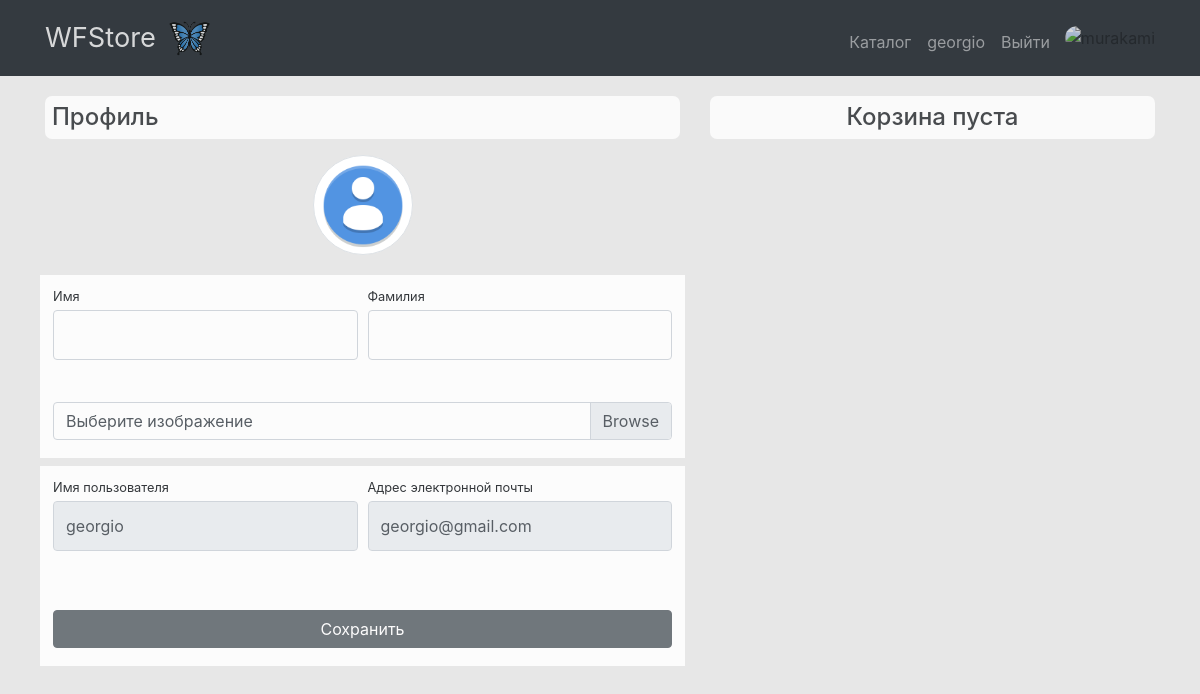
Page /users/profile/ (signed in) on the earlier database version.
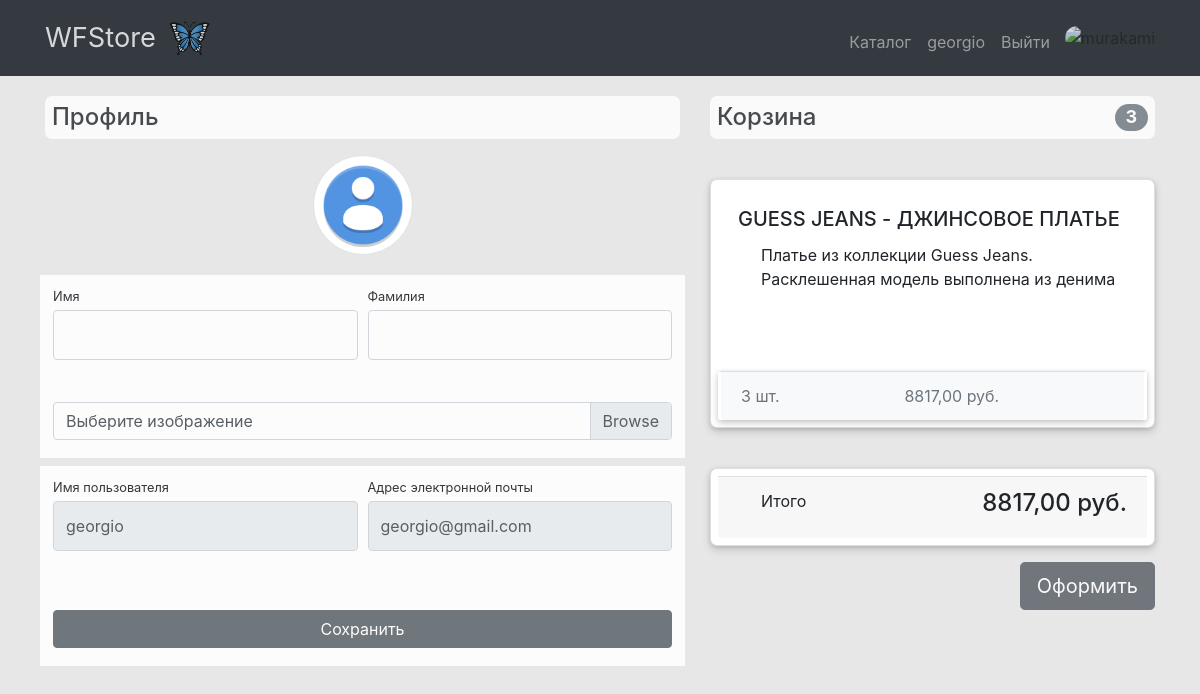
Same page on the later database version.
### products/models.py (models this page shows, shortened)
class Basket(models.Model):
    user = models.ForeignKey(User, on_delete=models.CASCADE, verbose_name="Покупатель")
    product = models.ForeignKey('Product', on_delete=models.CASCADE, verbose_name="Товар")
    quantity = models.PositiveIntegerField(default=0, verbose_name="Количество товара")
    create_database = models.DateTimeField(auto_now_add=True)
    def sum(self):
        return self.quantity * self.product.price
    class Meta:
        verbose_name = 'товар в корзину'
        verbose_name_plural = 'Корзина'

class Product(models.Model):
    name = models.CharField(max_length=250, verbose_name="Название товара")
    image = models.ImageField(upload_to="products_images/", blank=True, verbose_name="Изображение")
    description = models.TextField(blank=True, verbose_name="Описание")
    short_description = models.CharField(max_length=100, blank=True, verbose_name="Краткое описание")
    price = models.DecimalField(max_digits=8, decimal_places=2, default=0, verbose_name="Цена")
    quantity = models.PositiveIntegerField(default=0, verbose_name="Количество")
    category = models.ForeignKey(ProductCategory, on_delete=models.CASCADE, verbose_name="Категория")
    class Meta:
        verbose_name = 'товар'
        verbose_name_plural = 'Товары'

### users/views.py (the view)
# urls.py: path('profile/', views.profile, name='profile'),
@login_required(login_url='/users/login/')
def profile(request):
    user = request.user
    if request.method == "POST":
        form = UserProfileForm(data=request.POST, files=request.FILES, instance=user)
        if form.is_valid():
            form.save()
            return redirect('profile')
    else:
        form = UserProfileForm(instance=user)
    baskets = Basket.objects.filter(user=user)
    total_quantity = sum(basket.quantity for basket in baskets)
    total_sum = sum(basket.sum() for basket in baskets)
    context = {
        'title': 'Store - Профиль',
        'form': form,
        'baskets': baskets,
        'total_quantity': total_quantity,
        'total_sum': total_sum
    }
    return render(request, 'users/profile.html', context)

### users/forms.py
class UserProfileForm(UserChangeForm):
    username = forms.CharField(widget=forms.TextInput(attrs={'readonly': True}))
    email = forms.CharField(widget=forms.EmailInput(attrs={'readonly': True}))
    image = forms.ImageField(widget=forms.FileInput(), required=False)
    class Meta:
        model = User
        fields = ('username', 'email', 'first_name', 'last_name', 'image')
    def __init__(self, *args, **kwargs):
        super().__init__(*args, **kwargs)
        for field in self.fields.values():
            field.widget.attrs['class'] = 'form-control py-4'
        self.fields['image'].widget.attrs['class'] = 'custom-file-input'

### users/templates/users/profile.html (shortened to what this page needs)
{% extends 'products/base.html' %}
{% load static %}
{% block css %}
<link href="{% static 'css/profile.css' %}" rel="stylesheet">
{% endblock %}
{% block content %}
<div class="container">
    <div class="row">
        <div class="col-lg-7">
            <h4 class="mt-3 mb-3">Профиль</h4>
            <div class="col-lg-12 text-center">
                <img width="100" height="100"
                     src="{% if user.image %} {{ user.image.url }} {% else %} {% static 'vendor/img/users/avadefault1.png' %} {% endif %}"
                     class="img-thumbnail">
            </div>
            <form action="{% url 'profile' %}" method="post" enctype="multipart/form-data">
                <div class="form-row">
                    <div class="col-lg-6">
                        <div class="form-group">
                            <label class="small mb-1" for="inputFirstName">Имя</label>
                           {{ form.first_name }}
                        </div>
                    </div>
                    <div class="col-lg-6">
                        <div class="form-group">
                            <label class="small mb-1" for="inputLastName">Фамилия</label>
                            {{ form.last_name }}
                        </div>
                    </div>
                </div>
                <div class="form-row mb-2">
                    <div class="col-lg-12">
                        <div class="custom-file">
                            <label class="custom-file-label" for="userAvatar">Выберите изображение</label>
                        </div>
                    </div>
                </div>
                <div class="form-row">
                    <div class="col-lg-6">
                        <label class="small mb-1" for="inputUsername">Имя пользователя</label>
                        {{ form.username }}
                    </div>
                    <div class="col-lg-6">
                        <label class="small mb-1" for="inputEmailAddress">Адрес электронной
                            почты</label>
                        {{ form.email }}
                    </div>
                </div>
                <div class="form-row">
                    <div class="col-lg-12" style="margin-top: 33px;">
                        <input class="btn btn-info btn-block" type="submit" value="Сохранить">
                    </div>
                </div>
            </form>
        </div>
       {% include 'products/basket.html' %}
    </div>
</div>
{% endblock %}

### products/templates/products/basket.html (shortened to what this page needs)
{% if baskets %}
<div class="col-lg-5">
            <h4 class="mt-3 mb-3 d-flex justify-content-between align-items-center mb-3">
                Корзина <span class="badge badge-secondary badge-pill">{{ total_quantity }}</span>
            </h4>
            {% for basket in baskets %}
            <div class="card mb-3">
                <div class="card-body">
                    <h5 class="card-title">{{ basket.product.name }}</h5>
                    <p class="card-text">{{ basket.product.short_description }}</p>
                </div>
                <ul class="list-group list-group-flush">
                    <li class="list-group-item d-flex justify-content-between lh-condensed bg-light">
                        <span class="text-muted">{{ basket.quantity }} шт.</span>
                        <span class="text-muted">{{ basket.sum }} руб.</span>
                    </li>
                </ul>
            </div>
            {% endfor %}
            <div class="card mb-3">
                <div class="card-footer">
                    <p class="float-left">Итого</p>
                    <h4 class="float-right">{{ total_sum }} руб.</h4>
                </div>
            </div>
            <a href="#" class="btn btn-success btn-lg float-right">Оформить</a>
        </div>
{% else %}
<div class="col-lg-5">
    <h4 class="mt-3 mb-3 text-center">
        Корзина пуста
    </h4>
</div>
{% endif %}

Differences in the rows shown:
added Basket: product.name "GUESS JEANS - ДЖИНСОВОЕ ПЛАТЬЕ", product.short_description "Платье из коллекции Guess Jeans. Расклешенная модель выполнена из денима", quantity "3", sum "8817,00"
Other differences:
{{ total_quantity }}: (not shown) → "3"
{{ total_sum }}: (not shown) → "8817,00"
text no longer shown: "Корзина пуста"
text now shown: "Корзина Итого руб. Оформить"
